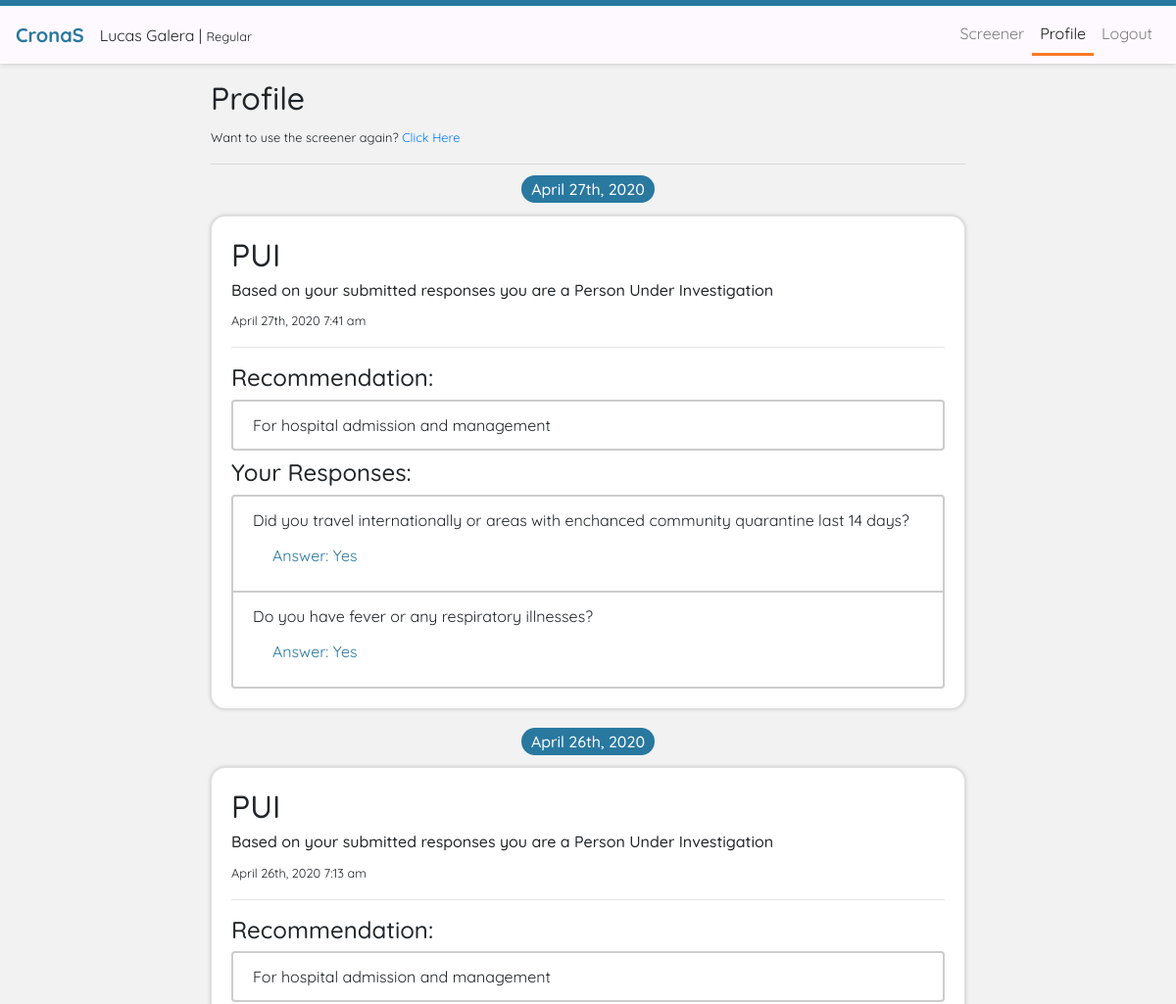
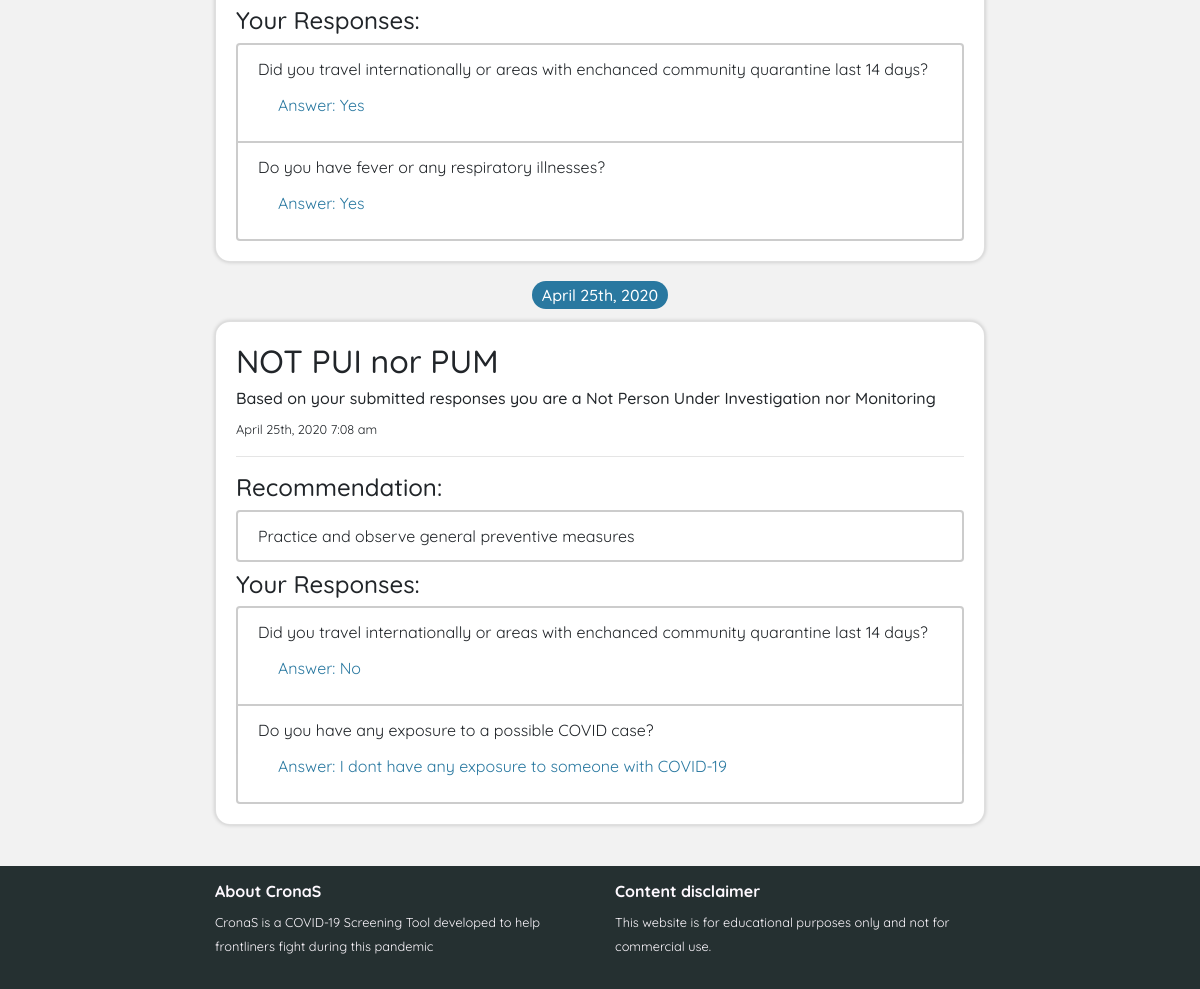
/views/profile.php (signed in), run on the app's committed database (2 pictures, top to bottom).
### tables this page shows
CREATE TABLE `summary` (
  `id` int(11) NOT NULL,
  `session_id` varchar(255) NOT NULL,
  `status_id` int(11) NOT NULL,
  `user_id` int(11) NOT NULL,
  `timestamp` timestamp NOT NULL DEFAULT current_timestamp()
);

CREATE TABLE `status` (
  `id` int(11) NOT NULL,
  `term` varchar(255) NOT NULL,
  `definition` varchar(255) NOT NULL,
  `recommendation` text NOT NULL,
  `value` int(11) NOT NULL,
  `set_id` int(11) NOT NULL
);

CREATE TABLE `answers` (
  `id` int(11) NOT NULL,
  `session_id` varchar(255) NOT NULL,
  `question_id` int(11) NOT NULL,
  `choice_id` int(11) NOT NULL,
  `timestamp` datetime NOT NULL DEFAULT current_timestamp()
);

CREATE TABLE `questions` (
  `id` int(11) NOT NULL,
  `sequence` int(11) NOT NULL,
  `question` text NOT NULL,
  `set_id` int(11) NOT NULL
);

CREATE TABLE `choices` (
  `id` int(11) NOT NULL,
  `choice` varchar(255) NOT NULL,
  `next_sequence` int(11) NOT NULL,
  `last_question` tinyint(1) NOT NULL,
  `status_id` int(11) NOT NULL,
  `question_id` int(11) NOT NULL
);

### controllers/getsummary.php (the view, shortened to what this page needs)
<?php
require("connection.php");
 	if (isset($_SESSION['user'])) {
 		$user_info = $_SESSION['user'];
 		$user_id = $user_info['id'];
 		$summary_query = "SELECT * FROM summary where user_id = $user_id order by timestamp desc";
 		$summary_array = mysqli_query($conn, $summary_query);
 	}
 	$lastDate = null;
?>
	<?php foreach ($summary_array as $summary): ?>
		<?php
			$status_id = $summary['status_id'];
			$session_id = $summary['session_id'];
			$stored_status_query = "SELECT * FROM status where id = $status_id";
			$stored_status_result = mysqli_query($conn, $stored_status_query);
			$stored_status_info = mysqli_fetch_assoc($stored_status_result);
			$date = date("F jS, Y",  strtotime($summary['timestamp']));
		?>
		<div class="col-md-8">
		<?php if (is_null($lastDate) || $lastDate !== $date): ?>
			<h6 class="text-center mb-3"><span class="date-styling py-1 bg-base"><?php echo "$date"; ?></span></h6>
		<?php endif ?>
		<?php $lastDate = $date; ?>
				<div class="card mb-4 card-styling">
				<div class="card-body">
				<h2><?php echo $stored_status_info['term']; ?> </h2>
				<h6>Based on your submitted responses you are a <?php echo $stored_status_info['definition']; ?></h6>
				<small><?php echo date("F jS, Y g:i a", strtotime($summary['timestamp'])); ?></small>
				<hr>
				<h4>Recommendation:</h4>
				<ul class="list-group">
					<li class="list-group-item"><?php echo $stored_status_info['recommendation']; ?> </li>
				</ul>
				<?php
					$stored_session_query = "SELECT * FROM answers where session_id = '$session_id'";
					$stored_session_array = mysqli_query($conn, $stored_session_query);
				 ?>
				 <h4 class="mt-2">Your Responses:</h4>
					 <ul class="list-group">
						 <?php foreach ($stored_session_array as $stored_session): ?>
						 	<?php
						 		$question_id = $stored_session['question_id'];
						 		$choice_id = $stored_session['choice_id'];
						 		$question_query = "SELECT * FROM questions where id = $question_id";
						 		$question_result = mysqli_query($conn, $question_query);
						 		$question_info = mysqli_fetch_assoc($question_result);
						 		$questionTitle = $question_info['question'];
						 		$choice_query = "SELECT * FROM choices where id = $choice_id";
						 		$choice_result = mysqli_query($conn, $choice_query);
						 		$choice_info = mysqli_fetch_assoc($choice_result);
						 		$choiceTitle = $choice_info['choice'];
						 	?>
						 	<li class="list-group-item"><?php echo $questionTitle; ?>
						 		<ul class="list-group list-group-flush">
						 			<li class="list-group-item font-base"> <span class="card-sub-title">Answer:</span> <?php echo $choiceTitle; ?></li>
						 		</ul>
						 	</li>
						  <?php endforeach ?>
					</ul>
					</div>
				</div>
			</div>
	<?php endforeach ?>

### assets/css/style.css (style rules this page uses)
* { margin:0; padding: 0; box-sizing: border-box; font-family: 'Quicksand', sans-serif; }
html, body { height: 100%; }
.bg-base { background-color: #2978a0; }
.font-base { color: #2978a0; }
.card-styling { box-shadow: 0px 0px 4px 0px hsla(0, 0%, 0%, 0.2); text-overflow: ellipsis; width: 100%; border-radius: 15px; }
.list-group-item { border: none; border: 2px solid hsla(0, 0%, 0%, 0.2); }
.date-styling { color: white; border-radius: 20px; padding-left: 10px; padding-right: 10px; }

### data on the page
summary: timestamp "April 27th, 2020", status.term "PUI", status.definition "Person Under Investigation", timestamp "April 27th, 2020 7:41 am", status.recommendation "For hospital admission and management"
answers: question.question "Did you travel internationally or areas with enchanced community quarantine last 14 days?", choice.choice "Yes"
answers: question.question "Do you have fever or any respiratory illnesses?", choice.choice "Yes"
summary: timestamp "April 26th, 2020", status.term "PUI", status.definition "Person Under Investigation", timestamp "April 26th, 2020 7:13 am", status.recommendation "For hospital admission and management"
answers: question.question "Did you travel internationally or areas with enchanced community quarantine last 14 days?", choice.choice "Yes"
answers: question.question "Do you have fever or any respiratory illnesses?", choice.choice "Yes"
summary: timestamp "April 25th, 2020", status.term "NOT PUI nor PUM", status.definition "Not Person Under Investigation nor Monitoring", timestamp "April 25th, 2020 7:08 am", status.recommendation "Practice and observe general preventive measures"
answers: question.question "Did you travel internationally or areas with enchanced community quarantine last 14 days?", choice.choice "No"
answers: question.question "Do you have any exposure to a possible COVID case?", choice.choice "I dont have any exposure to someone with COVID-19"

### other printed values
$name "Lucas Galera"
